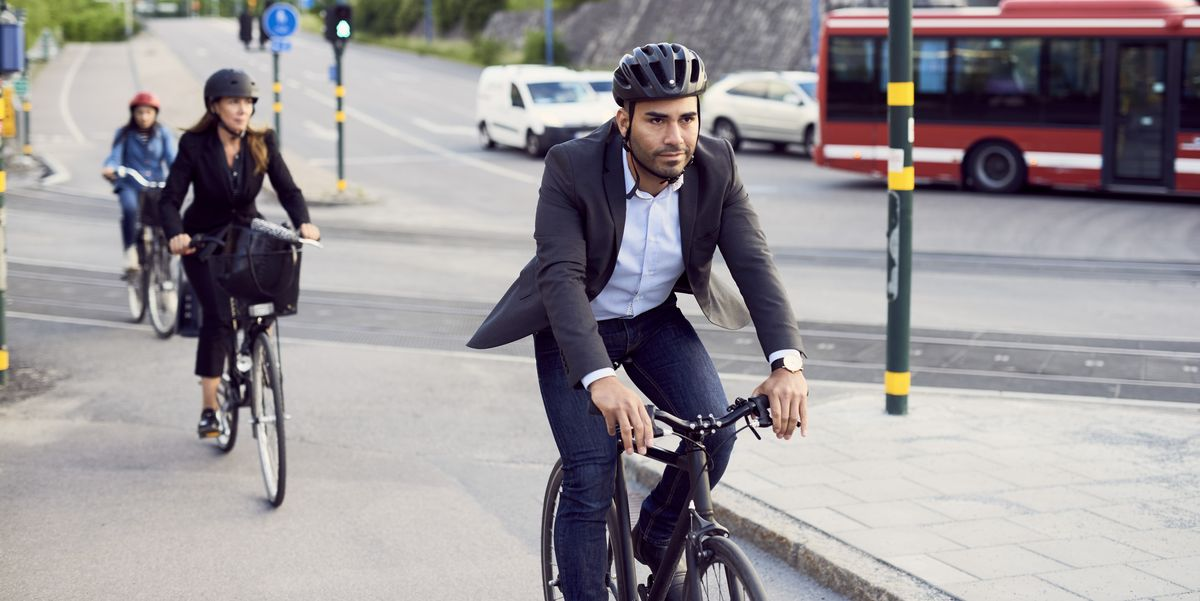
#> input picture Yolo_object_detection/sample.jpg, 1200 x 601 px, given in place of the camera
$ python main.py
#> lines starting #> are read from the running program, lines starting #| are printed output that depends on the picture; after the words box and inside, x2 and y2 are one past the last pixel; in counts of white or black regions, pixels touching at a corner belong together
import cv2
import numpy as np

canvas = np.ones((480, 640, 3), dtype=np.uint8) * 255
cap = cv2.VideoCapture(0, cv2.CAP_DSHOW)
lower_yellow = np.array([20, 100, 100])
upper_yellow = np.array([40, 255, 255])
prev_center = None
while True:
    ret, frame = cap.read()
#> frame is the input picture: shape (601, 1200, 3); mean B, G, R 150.9, 147.6, 152.5
    frame = cv2.flip(frame, 1)
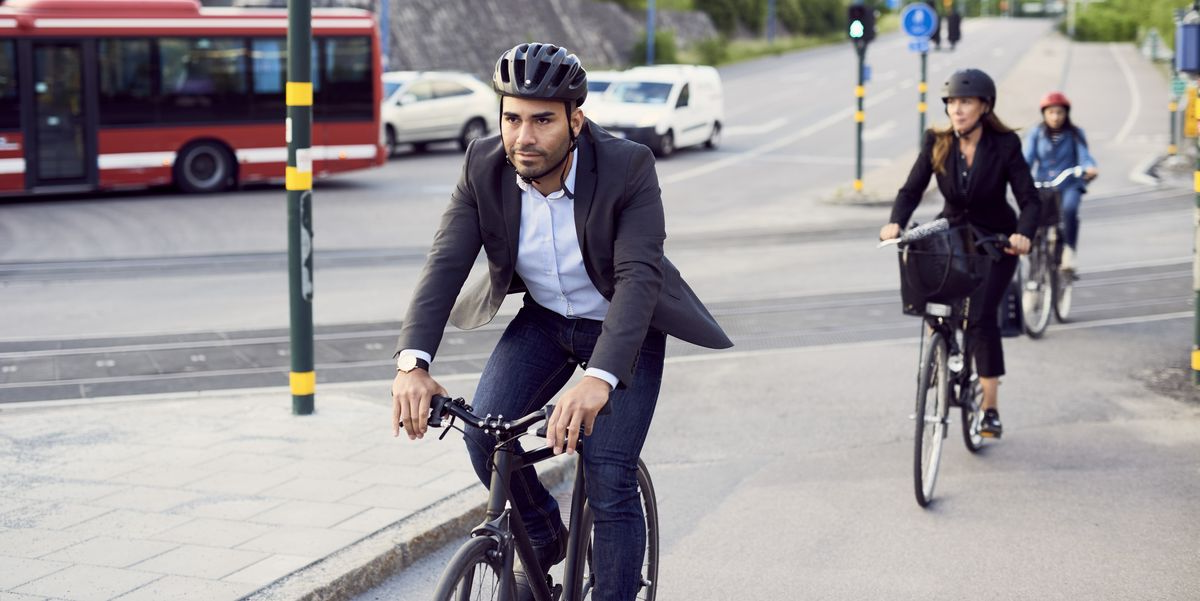
#> frame: shape (601, 1200, 3); mean B, G, R 150.9, 147.6, 152.5
    hsv_frame = cv2.cvtColor(frame, cv2.COLOR_BGR2HSV)
#> hsv_frame: shape (601, 1200, 3); mean H, S, V 79.1, 41.5, 158.6
    mask = cv2.inRange(hsv_frame, lower_yellow, upper_yellow)
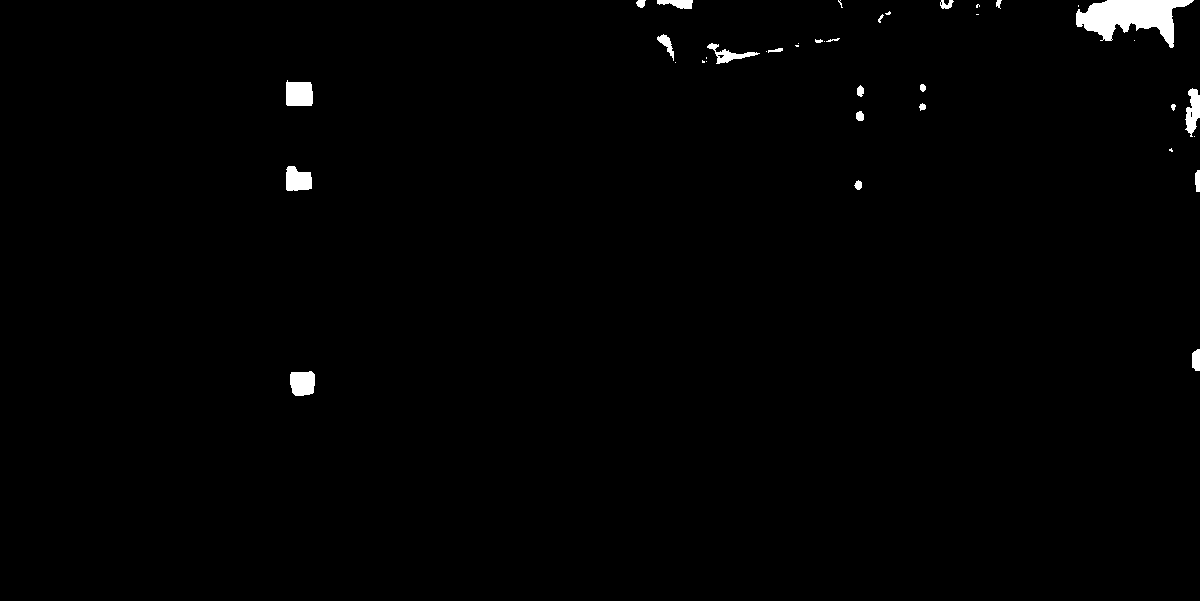
#> mask: shape (601, 1200); 0.95% white; 39 white regions (16 under 20 px)
    contours, _ = cv2.findContours(mask, cv2.RETR_EXTERNAL, cv2.CHAIN_APPROX_SIMPLE)
#> contours = 39 contours, 20 with area under 20; largest, box (x1, y1, x2, y2) and area: (1076, 0, 1194, 48) 2835, (286, 80, 313, 106) 587, (290, 371, 315, 396) 506, (286, 166, 312, 191) 482, (1185, 88, 1200, 137) 411
    if len(contours) > 0:
        max_contour = max(contours, key=cv2.contourArea)
#> max_contour = contour of 123 points, box (x1, y1, x2, y2) (1076, 0, 1194, 48), area 2835
        if cv2.contourArea(max_contour) > 0:
            moment = cv2.moments(max_contour)
#> moment = moments, m00 2835, centre m10/m00, m01/m00 = (1130.3, 16.25)
            center = (int(moment["m10"] / moment["m00"]), int(moment["m01"] / moment["m00"]))
#> center = (1130, 16)
            size = cv2.contourArea(max_contour)
#> size = 2835
            if prev_center is not None:
                cv2.line(canvas, prev_center, center, (0, 0, 0), 2)
            prev_center = center
#> prev_center = (1130, 16)
            x, y, w, h = cv2.boundingRect(max_contour)
#> x = 1076; y = 0; w = 118; h = 48
            cv2.rectangle(frame, (x, y), (x + w, y + h), (0, 255, 255), 2)
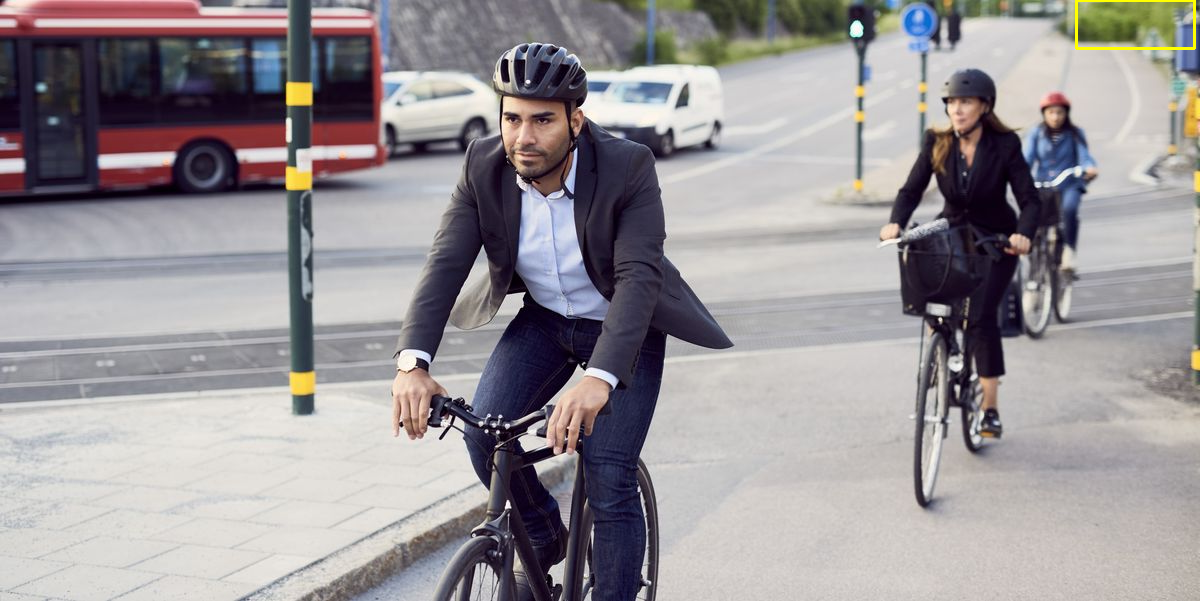
#> frame: shape (601, 1200, 3); 0.12% of pixels changed, all inside (x1, y1, x2, y2) = (1075, 0, 1196, 50)
#> (the run stopped early here; a loop or call above may not have finished)
